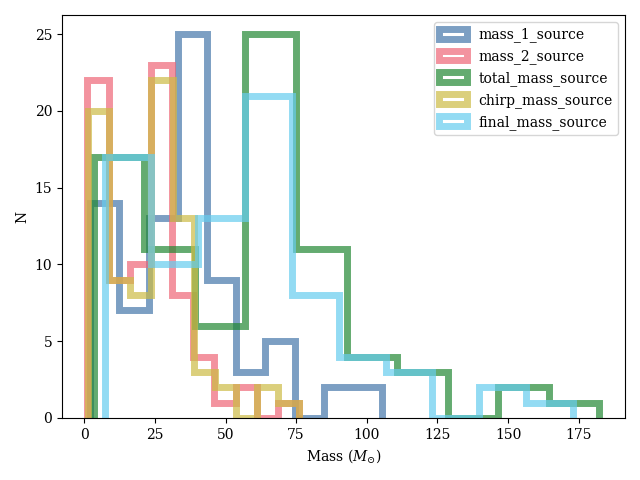

Source code (Python):
import pandas as pd
import numpy as np
import matplotlib.pyplot as plt
import sys
import os.path as pa

# Local imports
sys.path.append(pa.dirname(pa.dirname(pa.dirname(__file__))))
from utils.paths import PROJDIR
import utils.graham23_tables as g23

plt.style.use(f"{PROJDIR}/plots/matplotlibrc.mplstyle")

################################################################################

# mbins = np.linspace(0, 200, 50)

for col in g23.DF_GWPLUS.columns:
    if ("mass" in col) and (not "lower" in col) and (not "upper" in col):
        x = g23.DF_GWPLUS[col]
        if np.all(np.isnan(x)):
            continue
        plt.hist(
            x,
            # bins=mbins,
            histtype="step",
            label=col,
            lw=5,
            alpha=0.7,
        )
plt.xlabel(r"Mass ($M_{\odot}$)")
plt.ylabel("N")
plt.legend()
plt.tight_layout()
plt.savefig(__file__.replace(".py", ".png"))
plt.savefig(__file__.replace(".py", ".pdf"))
plt.close()
